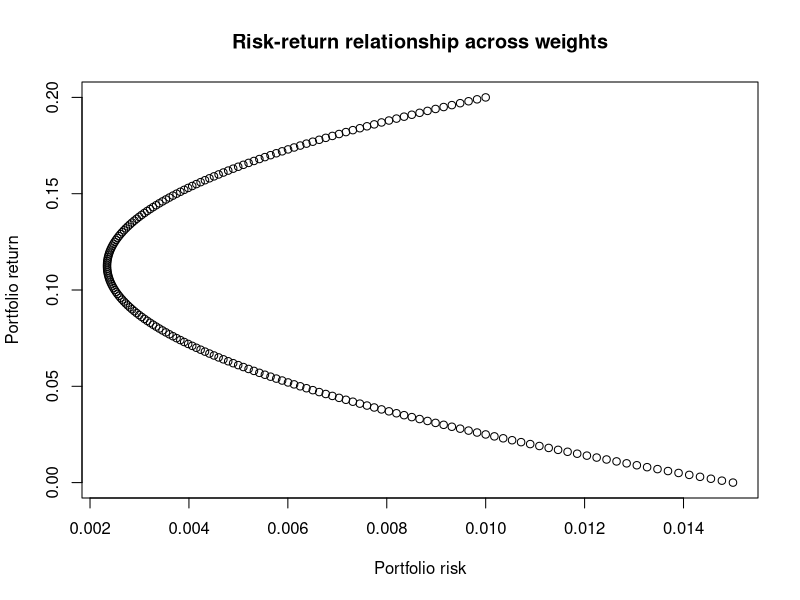
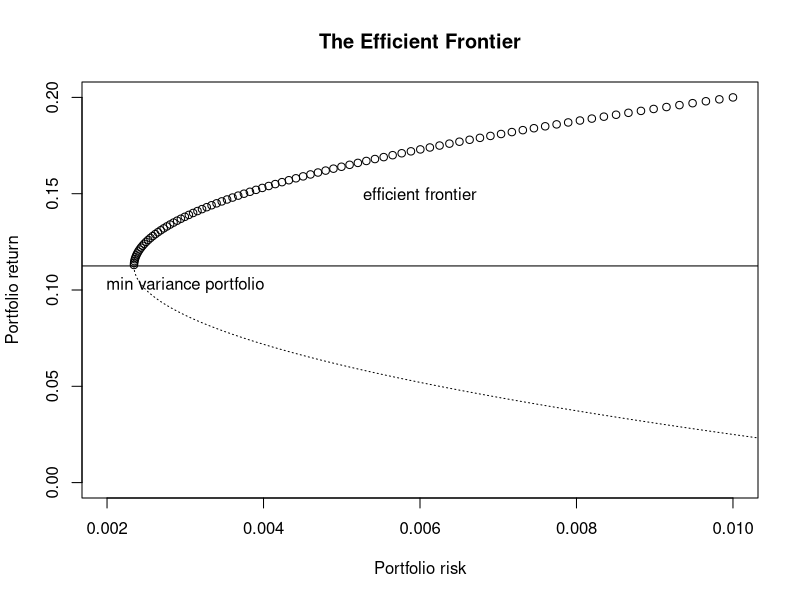

These charts were generated, in order, by the following R code:
## ---- chunk 1
knitr::opts_chunk$set(collapse = TRUE)
## ---- chunk 2
# expected returns, standard deviation, and correlation of two assets
mu1 <- 0.2
mu2 <- 0.1
sigma1 <- 0.1
sigma2 <- 0.05
rho12 <- 0.25

# calculate return and risks based on w
cal_pf_return <- function(w){
  return(w*mu1 + (1-w)*mu2)
}
cal_pf_risk <- function(w){
  return(w^2*sigma1^2 + (1-w)^2*sigma2^2 + 2*w*(1-w)*rho12*sigma1*sigma2)
}

# weights span from -1 to 1; this considers short positions as well for illustration
weights <- seq(-1, 1, by = 0.01)

returns <- NULL
risks <- NULL

for(w in weights){
  returns <- c(returns, cal_pf_return(w))
  risks <- c(risks, cal_pf_risk(w))
}

plot(risks, returns,
     xlab = "Portfolio risk",
     ylab = "Portfolio return",
     main = "Risk-return relationship across weights")
## ---- chunk 3
min_risk_w <- weights[which(risks == min(risks))]
min_risk_return <- mean(cal_pf_return(min_risk_w))

efficient_idx <- which(returns >= min_risk_return)
inefficient_idx <- which(returns < min_risk_return)

plot(risks[efficient_idx], returns[efficient_idx],
     xlab = "Portfolio risk",
     ylab = "Portfolio return",
     main = "The Efficient Frontier",
     ylim = c(0,0.2), xlim = c(0.002, 0.01))

lines(risks[inefficient_idx], returns[inefficient_idx], lty = "dotted")

abline(h = min_risk_return)
text(x = 0.003, y = min_risk_return-0.01, "min variance portfolio")
text(x = 0.006, y = 0.15, "efficient frontier")
